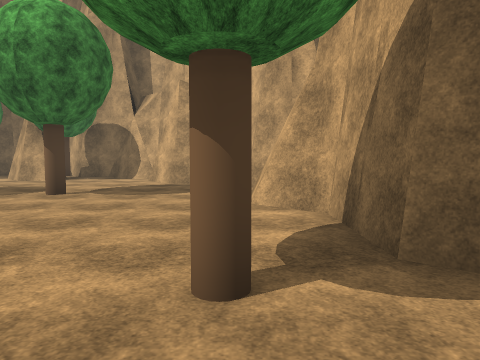
[1] (above)

16 first-person views from a walk through a Unity game level. The camera is 1.5 m above the floor, tilts 4° down and sees 70° across. The floor is counted in squares, 2 m on a side. Each view is taken from the middle of a square. On the plan, view 1 faces up. The plan holds only what a view shows up to about 11 squares ahead; the rest is blank. The place goes on beyond the plan. Some trees and plants on the terrain are drawn as simple stand-ins. The player is left out. Surface patterns are stand-ins for the level's own textures.

[2]
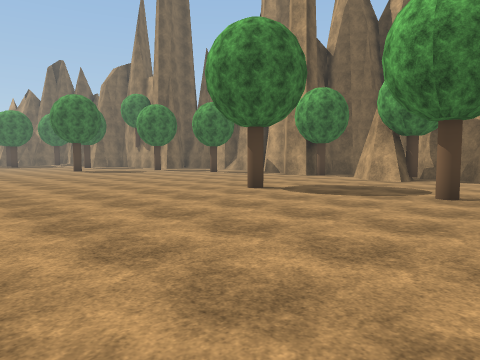

[3]
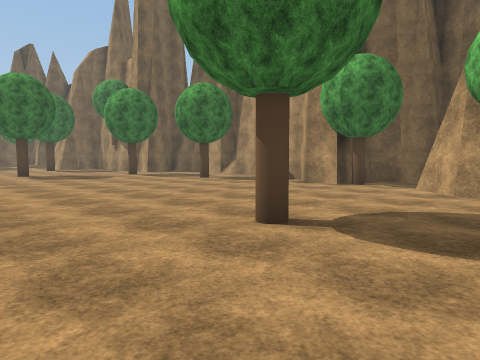

[4]
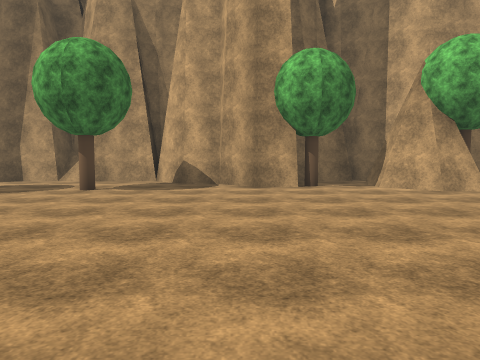

[5]
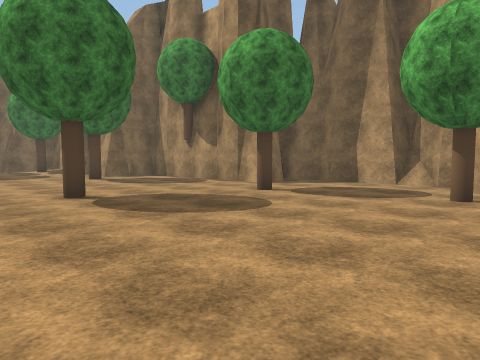

[6]
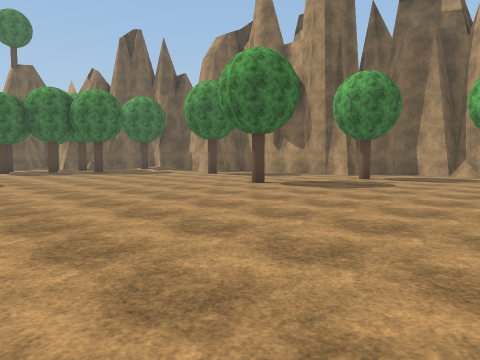

[7]
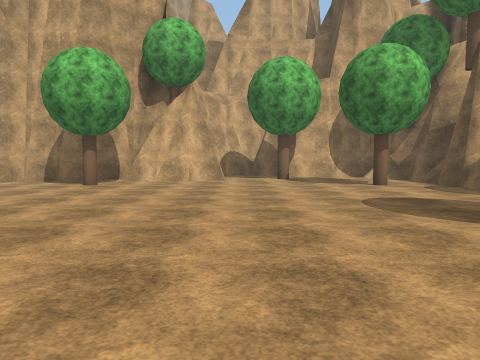

[8]
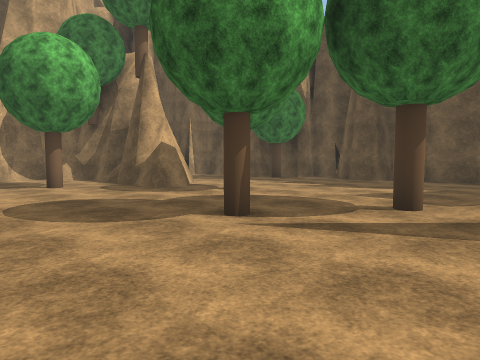

[9]
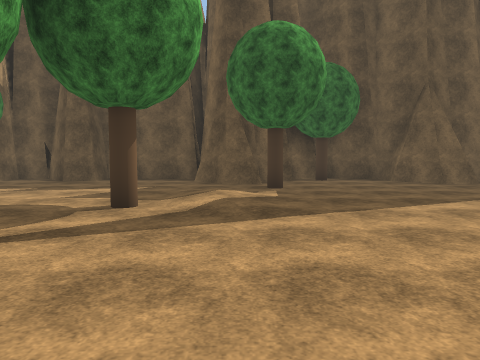

[10]
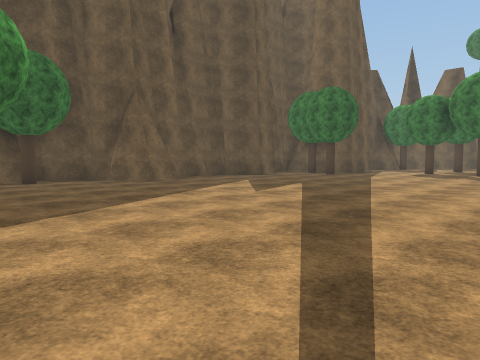

[11]
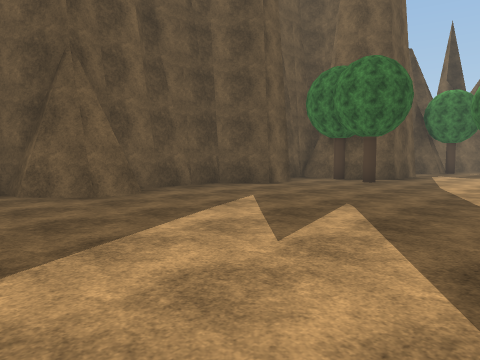

[12]
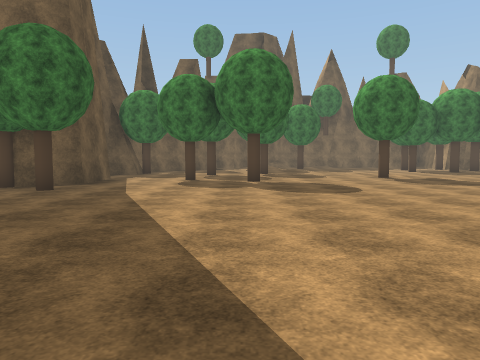

[13]
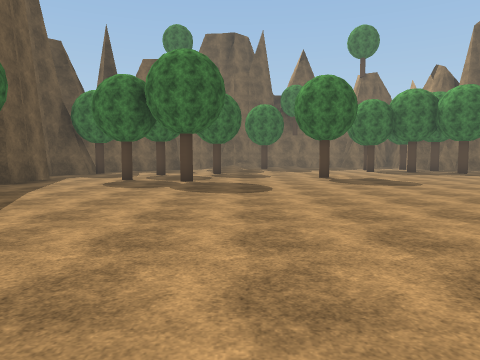

[14]
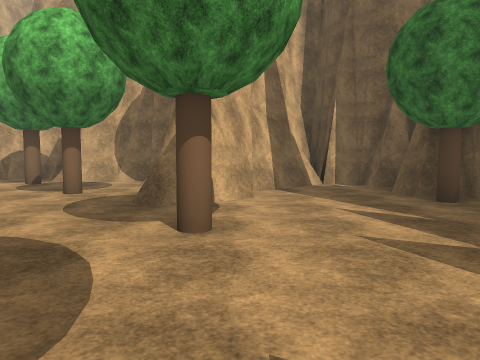

[15]
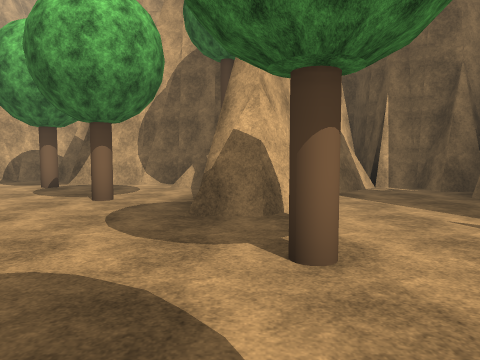

[16]
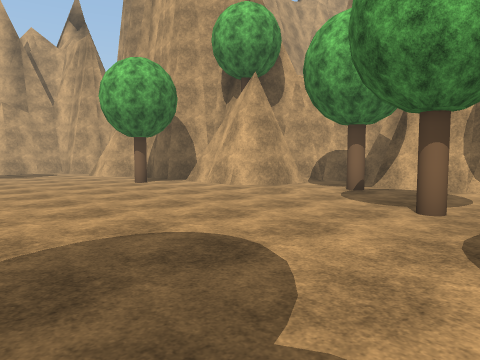

### Floor plan
Points are (right, up) in squares from view 1. A wall is a line through its corners. A room is listed if a view was taken in it or the views show most of it. See-through windows are left out.
Room 1 (views 1, 2, 3, 4, 5, 6, 7, 8, 9, 10, 11, 12, 13, 14, 15, 16)
walls: (-14.6, -12.3) (-13.6, -13.2) (-13.6, -14) (-13.5, -14.2) (-12.6, -14.2) (-11.6, -15.2); (-8.5, -12.4) (-7.7, -13.2); (-10.6, -13.3) (-9.5, -13.3); (-1.4, -7.5) (0.2, -7.5); (-6.6, 10.3) (-7.5, 11.2) (-7.5, 12.1); (-1.5, -8.3) (-1.5, -7.7); (-11.5, -14.2) (-10.9, -14.2); (1.4, -0.5) (1.4, 0.3); (1.4, 0.4) (1.4, 1.3); (-0.7, -9.2) (-1.4, -8.5) (-1.4, -7.7) (-0.8, -7.7); (-20.4, -12.2) (-19.4, -12.2) (-18.3, -13.3) (-15.5, -13.3); (0.5, 5.4) (0.5, 6); (-7.1, -14.2) (-4.7, -14.2) (-4.7, -13.3) (-3.7, -13.3) (-2.9, -14.1); (1.2, 4.4) (1.1, 4.9); (2.1, 1.6) (1.2, 2.5) (1.2, 4.6) (0.3, 5.4); (-13.6, 13.3) (-15.4, 13.3) (-16.4, 14.1) (-16.5, 13.3) (-18.6, 13.3); (-19.6, 11.3) (-21.4, 11.3); (1.2, -7.5) (2.2, -7.5); (-1.4, 9.5) (-1.8, 9.5) (-2.6, 10.3); (-7.6, 13.3) (-9.6, 13.3) (-9.6, 11.3) (-10.5, 11.3) (-11.6, 12.3) (-12.6, 12.3) (-13.5, 13.3); (-3.9, 11.6) (-4.6, 12.2); (1.1, -8.3) (1.5, -7.5); (-15.8, 13.6) (-16.5, 13.6); (0.6, -9.3) (-0.4, -8.8); (3.1, -1.3) (2.1, -1.3) (1.2, -0.4) (1.2, 1.5); (-19.5, 12.2) (-19.5, 11.8); (1.4, -8.3) (1.6, -7.8); (-4.3, 12.2) (-4.8, 12.3); (-16, 13.8) (-16.5, 13.8); (-6.7, 13.4) (-7.3, 13.9); (0.7, 7.9) (0.2, 8.4); (2.5, -7.2) (2.5, -6.8); (-25.1, -10.3) (-23.3, -10.3) (-22.3, -11.2); (3.2, -6.6) (3.2, -3.5); (3.1, -7) (3.3, -6.4); (4.4, -1.5) (4, -1.2); (4.3, -3.2) (4.3, -2.5); (1.6, -10.3) (1.1, -9.8); (-1.8, -14.1) (-1.8, -13.2); (-0.7, -13.2) (-0.7, -12.2); (5, -2.2) (3.4, -0.6); (2.1, -10.8) (1.6, -10.2); (2.2, -11.2) (0.2, -9.2); (1.4, -13.2) (1.4, -12.4) (2.2, -12.4) (2.2, -11.3)
low walls: (2.2, -7.5) (2.2, -6.5); (2.4, -7.2) (2.4, -6.5)
objects: tree (-25, -8); tree (-25, -1); tree (-24, -6); tree (-24, 9); tree (-22, -12); tree (-21, -10); tree (-19, 6); tree (-18, 10); tree (-14, 11); tree (-12, -14); tree (-10, -11); tree (-9, 12); tree (-7, -8); tree (-7, 6); tree (-6, -6); tree (-6, 11); tree (-4, -9); tree (-4, 7); tree (-1, -12); tree (0, -6); tree (0, 2); tree (2, -3)

Where each view was taken, in squares from view 1:
view 1: 0 up, 0 right, facing up
view 2: 0 up, 2 left, facing up-left
view 3: 3 up, 5 left, facing up-left
view 4: 3 up, 11 left, facing up
view 5: 4 up, 13 left, facing up-left
view 6: 1 down, 13 left, facing up-left
view 7: 2 down, 9 left, facing right
view 8: 3 down, 9 left, facing down-right
view 9: 3 down, 9 left, facing down
view 10: 3 down, 9 left, facing down-left
view 11: 6 down, 12 left, facing down-left
view 12: 6 down, 14 left, facing left
view 13: 4 down, 14 left, facing left
view 14: 9 down, 7 left, facing right
view 15: 8 down, 6 left, facing right
view 16: 7 down, 5 left, facing up-right
